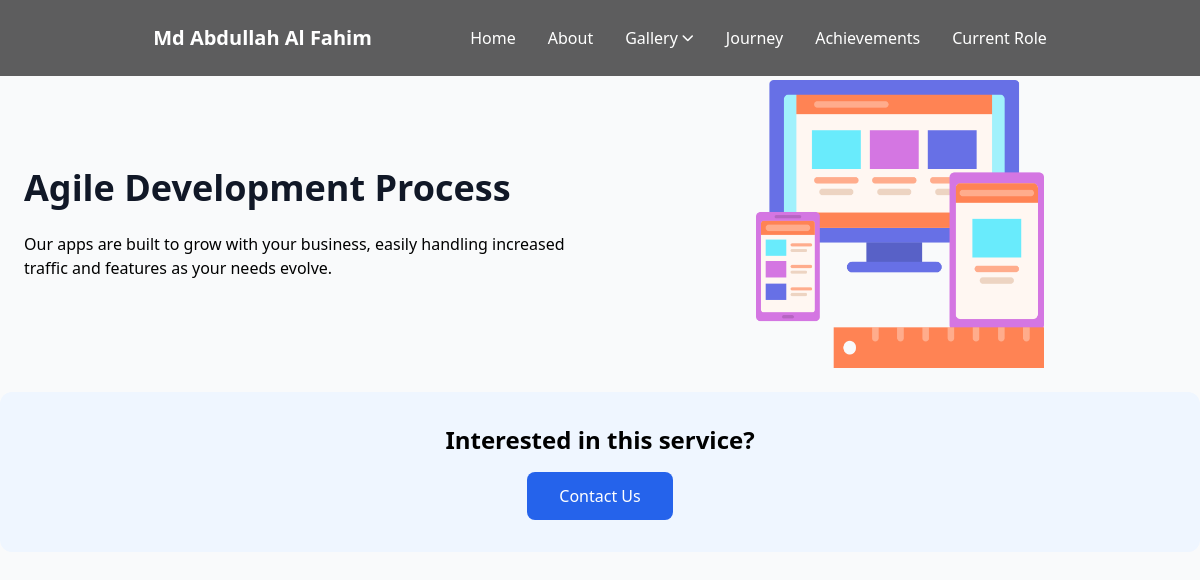
The page /service/3 on the database its author committed.
### userprofile/models.py (models this page shows, shortened)
class Profile(models.Model):
    full_name = models.CharField(max_length=200)
    designation = models.CharField(max_length=200)
    profile_image = models.ImageField(upload_to='profile/')
    short_bio = models.TextField()
    about = RichTextField()
    about_image = models.ImageField(
        upload_to='profile/about/',
        blank=True,
        null=True,
        help_text="Image specifically for the About section"
    )
    email = models.EmailField()
    phone = models.CharField(max_length=20)
    address = models.TextField()
    cv_file = models.FileField(upload_to='cvs/', blank=True)
    facebook = models.URLField(blank=True)
    linkedin = models.URLField(blank=True)
    twitter = models.URLField(blank=True)
    instagram = models.URLField(blank=True)
    medium = models.URLField(blank=True)
    hero_title = models.CharField(max_length=200, default="Innovating Education")
    hero_description = RichTextField(default="About my work...")
    show_hero_mobile = models.BooleanField(default=True)
    hero_button_text = models.CharField(max_length=50, default="Contact Me")

class Service(models.Model):
    profile = models.ForeignKey(Profile, on_delete=models.CASCADE)
    title = models.CharField(max_length=200)
    description = RichTextField()
    icon = models.ImageField(upload_to='services/')

### userprofile/views.py (the view)
# urls.py: path('service/<int:pk>',service,name='service'),
def service(request,pk):
    profile = Profile.objects.first()
    service = Service.objects.get(pk=pk)
    context = {
        'profile': profile,
        'service': service,
    }
    return render(request, 'profile/service.html', context)

### userprofile/templates/profile/service.html (shortened to what this page needs)
{% extends "profile/base.html" %}
{% block content %}
<section class="min-h-screen">
    <div class="mt-20 flex items-center justify-center px-6">
        <div class="grid grid-cols-1 md:grid-cols-2 gap-12 items-center max-w-6xl w-full">
            <div>
                <h1 class="text-4xl font-bold text-gray-900 mb-4">{{ service.title }}</h1>
                <p class="text-lg text-gray-700 mb-6">
                    {{ service.description | safe }}
                </p>
            </div>
            <div class="flex justify-center">
                <img src="{{ service.icon.url }}" alt="{{ service.title }} icon" class="w-72 h-72">
            </div>
        </div>
    </div>
    <div class="my-6 bg-blue-50 rounded-xl p-8 text-center">
        <h3 class="text-2xl font-bold mb-4">Interested in this service?</h3>
        <a href="{% url 'home' %}#contact"
            class="inline-block px-8 py-3 bg-blue-600 text-white rounded-lg hover:bg-blue-700 transition">
            Contact Us
        </a>
    </div>
</section>
{% endblock content %}

### userprofile/templates/profile/include/navbar.html (shortened to what this page needs)
<header class="bg-[#000000A0] fixed w-screen top-0 z-50">
    <div class="container mx-auto">
        <nav>
            <div class="flex justify-around items-center px-4 py-6">
                <div>
                    <a href="#" class="text-white font-semibold text-xl group relative">
                        <span>{{ profile.full_name }}</span>
                    </a>
                </div>
                <div class="hidden md:flex items-center space-x-8">
                    <div class="group relative">
                        <a href="{% url 'home' %}" class="text-white hover:text-gray-300">
                            <span>Home</span>
                        </a>
                    </div>
                    <div class="group relative">
                        <a href="{% url 'home' %}#about" class="text-white hover:text-gray-300">
                            <span>About</span>
                        </a>
                    </div>
                    <div class="group relative">
                        <button class="text-white hover:text-gray-300 flex items-center">
                            <span>Gallery</span>
                            <i
                                class="fas fa-chevron-down ml-1 text-xs transition-transform duration-200 group-hover:rotate-180"></i>
                        </button>
                    </div>
                    <div class="group relative">
                        <a href="{% url 'home' %}#journey" class="text-white hover:text-gray-300">
                            <span>Journey</span>
                        </a>
                    </div>
                    <div class="group relative">
                        <a href="#achievements" class="text-white hover:text-gray-300">
                            <span>Achievements</span>
                        </a>
                    </div>
                    <div class="group relative">
                        <a href="{% url 'home' %}#current_role" class="text-white hover:text-gray-300">
                            <span>Current Role</span>
                        </a>
                    </div>
                </div>
            </div>
        </nav>
    </div>
</header>

### rows shown on the page
Profile: full_name "Md Abdullah Al Fahim"
Service: title "Agile Development Process", description "Our apps are built to grow with your business, easily handling increased traffic and features as your needs evolve.", icon (picture)
